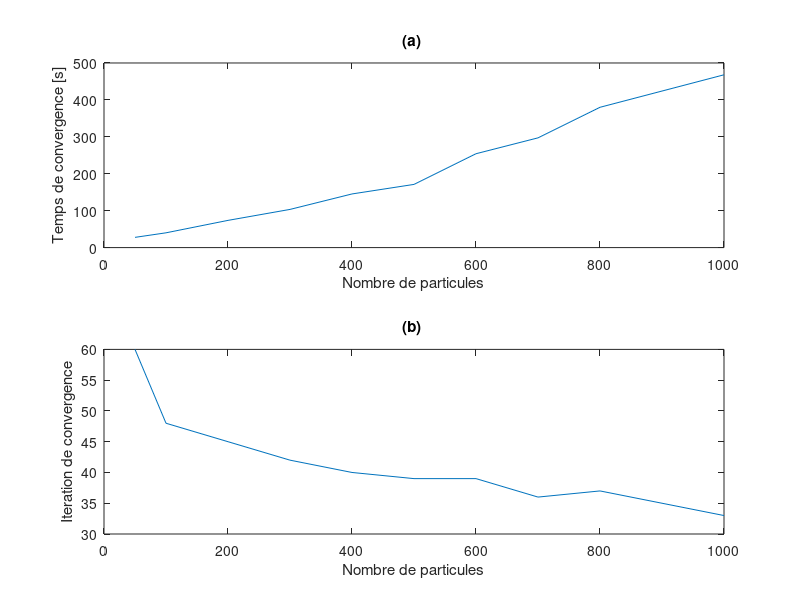

Recreate this plot in MATLAB.
figure(122)
N=[50 100 200 300 400 500 600 700 800 1000];
TC=[27.71 40.03 73.71 103.41 145.29 171.15 254.23 297.21 380 468];
IC=[60 48 45 42 40 39 39 36 37 33];
subplot(211)
plot(N,TC)
xlabel('Nombre de particules');
ylabel('Temps de convergence [s]');
title('(a) ')

subplot(212)
plot(N,IC)
xlabel('Nombre de particules');
ylabel('Iteration de convergence');
title('(b) ')
